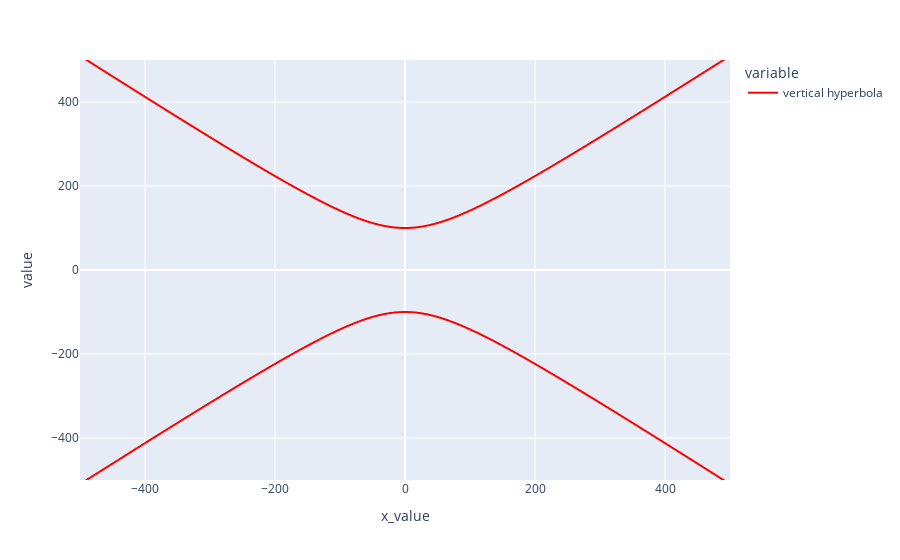

The cell this chart's notebook holds for it:
### Code cell
#Plotting the vertical hyperbola

fig_hyperbola_v = px.line(df_hyperbola_v, x = 'x_value', y = ['hyper_v_positive', 'hyper_v_negative'])
fig_hyperbola_v.update_xaxes(range=[-500, 500])
fig_hyperbola_v.update_yaxes(range=[-500, 500])

for trace in fig_hyperbola_v['data']:
    if trace['name'] == 'hyper_v_positive':
        trace['name'] = 'vertical hyperbola'
        trace['line']['color'] = 'red'
    
    if trace['name'] == 'hyper_v_negative':
        trace['showlegend'] = False
        trace['line']['color'] = 'red'

fig_hyperbola_v.show()

### Figure 1 — Plotly figure (JSON) as saved in the notebook; plotly's stock layout.template omitted (floating-point values rounded to 4 significant figures; data arrays with more than 128 entries replaced by an {"elided": "..."} marker saying what was removed)
{"data": [{"hovertemplate": "variable=hyper_v_positive<br>x_value=%{x}<br>value=%{y}<extra></extra>", "legendgroup": "hyper_v_positive", "line": {"color": "red", "dash": "solid"}, "marker": {"symbol": "circle"}, "mode": "lines", "name": "vertical hyperbola", "showlegend": true, "type": "scattergl", "x": {"elided": "1001 int values"}, "xaxis": "x", "y": {"elided": "1001 float values"}, "yaxis": "y"}, {"hovertemplate": "variable=hyper_v_negative<br>x_value=%{x}<br>value=%{y}<extra></extra>", "legendgroup": "hyper_v_negative", "line": {"color": "red", "dash": "solid"}, "marker": {"symbol": "circle"}, "mode": "lines", "name": "hyper_v_negative", "showlegend": false, "type": "scattergl", "x": {"elided": "1001 int values"}, "xaxis": "x", "y": {"elided": "1001 float values"}, "yaxis": "y"}], "layout": {"legend": {"title": {"text": "variable"}, "tracegroupgap": 0}, "margin": {"t": 60}, "xaxis": {"anchor": "y", "domain": [0, 1], "range": [-500, 500], "title": {"text": "x_value"}}, "yaxis": {"anchor": "x", "domain": [0, 1], "range": [-500, 500], "title": {"text": "value"}}}}
